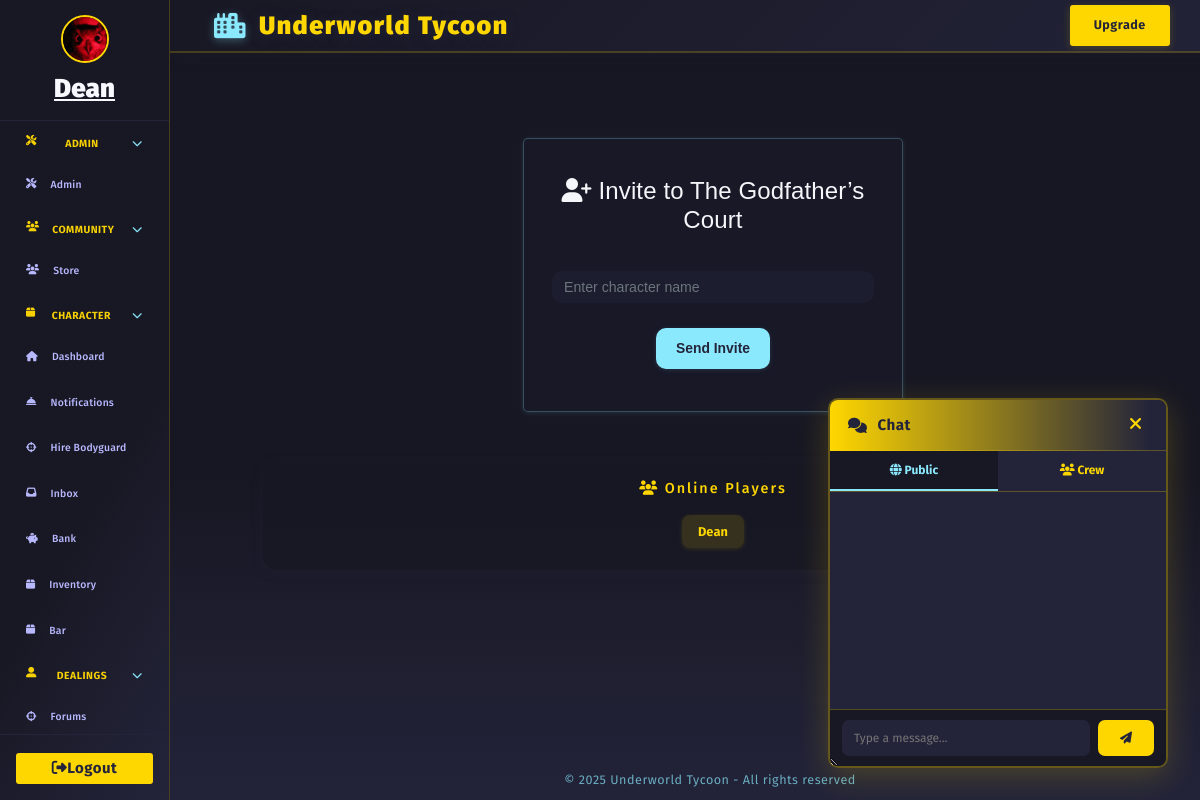
/invite_to_crew (signed in), run on the app's committed database.
### models/character.py (models this page shows, shortened)
class Character(db.Model):
    __tablename__ = 'character'
    id = db.Column(db.Integer, primary_key=True)
    user_id = db.Column(db.Integer, db.ForeignKey('user.id'), nullable=True)
    user = db.relationship('User', backref=db.backref('linked_character', overlaps="linked_characters"), foreign_keys=[user_id], overlaps="linked_characters")
    name = db.Column(db.String(64), unique=True, nullable=False)
    bodyguards = db.Column(db.Integer, default=0)
    date_created = db.Column(db.DateTime, nullable=True, default=datetime.utcnow)
    health = db.Column(db.Integer, default=100)
    money = db.Column(db.Integer, default=250)
    level = db.Column(db.Integer, default=1)
    xp = db.Column(db.Integer, default=0)
    last_crime_time = db.Column(db.DateTime, nullable=True)
    last_travel_time = db.Column(db.DateTime, nullable=True)
    city = db.Column(db.String(64), default="New York")
    gun_id = db.Column(db.Integer, db.ForeignKey('shop_item.id'))
    gun = db.relationship('ShopItem', foreign_keys=[gun_id])
    in_jail = db.Column(db.Boolean, default=False)
    jail_until = db.Column(db.DateTime, nullable=True)
    bar_timer = db.Column(db.DateTime, nullable=True)
    bar_cooldown = db.Column(db.DateTime, nullable=True)  # New field for bar cooldown
    crime_group_id = db.Column(db.Integer, db.ForeignKey('organized_crime.id'))
    crime_group = db.relationship("OrganizedCrime", back_populates="members", foreign_keys=[crime_group_id])
    master_id = db.Column(db.Integer, db.ForeignKey('user.id'))
    equipped_gun_id = db.Column(db.Integer, db.ForeignKey('gun.id'), nullable=True)
    equipped_gun = db.relationship('Gun', foreign_keys=[equipped_gun_id])
    earn_streak = db.Column(db.Integer, default=0)
    last_earned = db.Column(db.DateTime, nullable=True)
    is_alive = db.Column(db.Boolean, default=True)
    profile_image = db.Column(db.String(255), nullable=True)
    crew_id = db.Column(db.Integer, db.ForeignKey('crew.id'))
    linked_user = db.relationship('User', foreign_keys=[user_id], overlaps="linked_character,linked_characters,user")
    crew = db.relationship('Crew', backref='characters')
    bio = db.Column(db.Text, default="")
    bodyguard_names = db.Column(db.Text, default="[]")  # Store as JSON list of names
    steal_cooldown = db.Column(db.DateTime, nullable=True)
    kills = db.Column(db.Integer, default=0)

### models/crew.py (models this page shows)
class Crew(db.Model):
    __tablename__ = 'crew'
    id = db.Column(db.Integer, primary_key=True)
    name = db.Column(db.String(150), unique=True, nullable=False)
    members = db.relationship('User', backref='crew', lazy=True)
    city = db.Column(db.String(64), nullable=False)
    bank_balance = db.Column(db.Integer, default=0, nullable=False)

### app.py (the view, shortened to what this page needs)
@app.route('/invite_to_crew', methods=['GET', 'POST'])
@login_required
def invite_to_crew():
    character = Character.query.filter_by(master_id=current_user.id, is_alive=True).first()
    if not character or not character.crew_id:
        flash("You must be in a crew to invite others.")
        return redirect(url_for('dashboard'))
    crew_id = character.crew_id
    crew = Crew.query.get(crew_id)
    form = InviteToCrewForm()
    return render_template('invite_to_crew.html', crew=crew, form=form, character=character)

### models/forms.py
class InviteToCrewForm(FlaskForm):
    username = StringField('Username', validators=[DataRequired()])
    submit = SubmitField('Send Invite')

class UpgradeForm(FlaskForm):
    submit = SubmitField('Upgrade')

### app.py (called while the page is built)
@app.before_request
def update_last_seen():
    if current_user.is_authenticated:
        now = datetime.utcnow()
        if not current_user.last_seen or (now - current_user.last_seen).seconds > 1:
            current_user.last_seen = now
            db.session.commit()

@app.before_request
def enable_sqlite_fk():
    if db.engine.url.drivername == 'sqlite':
        with db.engine.connect() as conn:
            conn.execute(db.text("PRAGMA foreign_keys=ON"))

@login_manager.user_loader
def load_user(user_id):
    return db.session.get(User, int(user_id))

@app.context_processor
def inject_upgrade_form():
    return dict(upgrade_form=UpgradeForm())

@app.context_processor
def inject_user():
    return dict(user=current_user)

@app.context_processor
def inject_current_character():
    from flask_login import current_user
    if current_user.is_authenticated:
        character = Character.query.filter_by(master_id=current_user.id, is_alive=True).first()
        return dict(current_character=character)
    return dict(current_character=None)

@app.context_processor
def inject_is_godfather():
    if current_user.is_authenticated:
        character = Character.query.filter_by(master_id=current_user.id, is_alive=True).first()
        if character and Godfather.query.filter_by(character_id=character.id).first():
            return dict(is_godfather=True)
    return dict(is_godfather=False)

@app.context_processor
def inject_now():
    from datetime import datetime
    return {'now': datetime.utcnow}

@app.context_processor
def inject_chat_form():
    return dict(chat_form=ChatForm())

### templates/invite_to_crew.html (shortened to what this page needs)
{% extends "base.html" %}
{% block content %}
<div class="invite-container">
    <h2>
        <i class="fas fa-user-plus"></i> Invite to {{ crew.name }}
    </h2>
    <form method="POST">
        {{ form.username(class_="form-control", placeholder="Enter character name") }}
        {{ form.submit(class_="btn btn-primary") }}
    </form>
</div>
{% endblock %}

### templates/base.html (shortened to what this page needs)
<!DOCTYPE html>
<html lang="en">
<head>
  <link rel="stylesheet" href="https://cdn.jsdelivr.net/npm/bootstrap@4.6.2/dist/css/bootstrap.min.css">
  <link rel="stylesheet" href="https://cdnjs.cloudflare.com/ajax/libs/font-awesome/6.4.2/css/all.min.css">
</head>
<body style="background: #181824; color: #f5f6fa;" class="fade-in">
  <div class="layout-root fade-in" style="position:relative; z-index:1; min-height:100vh;">
    {% block sidebar %}
    {% set hide_sidebar = request.endpoint in ['login', 'register'] %}
    {% if not hide_sidebar %}
    <div class="sidebar" id="sidebar" style="z-index:300; position:fixed; left:0; top:0; height:100vh;">
      {% if current_user.is_authenticated %}
        <div class="sidebar-user">
          {% set character = current_character %}
          {% if character and character.profile_image %}
            <img
              src="{{ url_for('static', filename=character.profile_image) if not character.profile_image.startswith('http') else character.profile_image }}"
              class="crew-avatar"
              alt="avatar"
              style="width:48px;height:48px;border-radius:50%;margin-bottom:6px;border:2px solid #ffd700;object-fit:cover;"
            >
          {% else %}
            <i id="char-name" class="fas fa-user-circle"></i>
          {% endif %}
          {% if character %}
            <a href="{{ url_for('profile_by_id', char_id=character.id) }}" style="color:inherit; text-decoration: underline;">
              <strong>{{ character.name }}</strong>
            </a>
          {% else %}
            <span><strong>No character</strong></span>
          {% endif %}
        </div>
      {% endif %}
      <div class="sidebar-nav" style="width:100%;height:100%;overflow-y:auto;">
        {% if current_user.is_authenticated and current_user.is_admin %}
        <div class="sidebar-category">
          <div class="sidebar-category-title collapsible" onclick="toggleSidebarCategory(this)">
            <i class="fas fa-tools"></i>&nbsp;Admin
            <span class="collapse-arrow"><i class="fas fa-chevron-down"></i></span>
          </div>
          <div class="sidebar-subnav" style="display:flex;flex-direction:column;">
            <a href="{{ url_for('admin.admin_dashboard') }}" class="{% if request.endpoint == 'admin.index' %}active{% endif %}">
              <i class="fas fa-tools"></i> <span>Admin</span>
            </a>
          </div>
        </div>
        {% endif %}
        <div class="sidebar-category">
          <div class="sidebar-category-title collapsible" onclick="toggleSidebarCategory(this)">
            <i class="fas fa-users"></i>&nbsp;Community
            <span class="collapse-arrow"><i class="fas fa-chevron-down"></i></span>
          </div>
          <div class="sidebar-subnav">
            <a href="{{ url_for('mtx') }}" class="{% if request.endpoint == 'mtx' %}active{% endif %}">
              <i class="fas fa-users"></i> <span>Store</span>
            </a>
          </div>
        </div>
        {% if current_character.in_jail == 0 %}
        <div class="sidebar-category">
          <div class="sidebar-category-title collapsible" onclick="toggleSidebarCategory(this)">
            <i class="fas fa-box"> </i>&nbsp;Character
            <span class="collapse-arrow"><i class="fas fa-chevron-down"></i></span>
          </div>
          <div class="sidebar-subnav" style="display:flex;flex-direction:column;">
            <a href="{{ url_for('dashboard') }}" class="{% if request.endpoint == 'dashboard' %}active{% endif %}">
              <i class="fas fa-home"></i> <span>Dashboard</span>
            </a>
            <a href="{{ url_for('notifications') }}" class="{% if request.endpoint == 'notifications' %}active{% endif %}">
              <i class="fas fa-concierge-bell"></i> <span>Notifications</span>
            </a>
            <a href="{{ url_for('hire_bodyguard') }}" class="{% if request.endpoint == 'hire_bodyguard' %}active{% endif %}">
              <i class="fas fa-crosshairs"></i> <span>Hire Bodyguard</span>
            </a>
            <a href="{{ url_for('inbox') }}" class="{% if request.endpoint == 'inbox' %}active{% endif %}">
              <i class="fas fa-inbox"></i> <span>Inbox</span>
            </a>
            <a href="{{ url_for('bank') }}" class="{% if request.endpoint == 'bank' %}active{% endif %}">
              <i class="fas fa-piggy-bank"></i> <span>Bank</span>
            </a>
            <a href="{{ url_for('inventory') }}" class="{% if request.endpoint == 'inventory' %}active{% endif %}">
              <i class="fas fa-box"></i> <span>Inventory</span>
            </a>
            <a href="{{ url_for('send_beer') }}" class="{% if request.endpoint == 'send_beer' %}active{% endif %}">
              <i class="fas fa-box"></i> <span>Bar</span>
            </a>
          </div>
        </div>
        {% endif %}
        {% if current_character.in_jail == 0 %}
        <div class="sidebar-category">
          <div class="sidebar-category-title collapsible" onclick="toggleSidebarCategory(this)">
            <i class="fas fa-user-alt"></i>&nbsp;Dealings
            <span class="collapse-arrow"><i class="fas fa-chevron-down"></i></span>
          </div>
          <div class="sidebar-subnav">
            <a href="{{ url_for('forums') }}" class="{% if request.endpoint == 'forums' %}active{% endif %}">
              <i class="fas fa-crosshairs"></i> <span>Forums</span>
            </a>
          </div>
        </div>
        {% endif %}
      </div>
      <div class="sidebar-footer">
        {% if current_user.is_authenticated %}
        <a href="{{ url_for('logout') }}" class="btn"><i id="fas-fa" class="fas fa-sign-out-alt"></i><span>Logout</span> </a>
        {% endif %}
      </div>
    </div>
    {% endif %}
    {% set main_area_style = 'min-height:100vh;' + (' margin-left:220px;' if not hide_sidebar else '') %}
    {% if not hide_sidebar %}
      {% set topbar_style = 'position:fixed; top:0; z-index:100; left: 170px; width: calc(100vw - 170px);' %}
    {% else %}
      {% set topbar_style = 'position:fixed; top:0; z-index:100; left:0; width:100vw;' %}
    {% endif %}
    <div class="main-area" style="{{ main_area_style }}">
      <header class="topbar" style="{{ topbar_style }}">
        <span class="topbar-title">
          <i class="fas fa-city"></i> <a href="/"> {%block topbar_title %}Underworld Tycoon{% endblock %}</a>
        </span>
        <div class="topbar-actions">
          {% block topbar_actions %}
          {% if current_user.is_authenticated and not current_user.premium %}
          <form action="{{ url_for('upgrade') }}" method="post" class="d-inline">
            {{ upgrade_form.submit(class_="btn") }}
          </form>
          {% elif current_user.is_authenticated and current_user.premium %}
          <span class="badge">
            <i class="fas fa-crown"></i> Premium
          </span>
          {% endif %}
          {% endblock %}
        </div>
      </header>
      <main class="content-area" style="margin-top:70px;">
        {% block content %}{% endblock %}
  <link rel="stylesheet" href="https://cdn.jsdelivr.net/npm/github-markdown-css@5.5.1/github-markdown.min.css">
{% if current_user.is_authenticated %}
  <div class="online-card-container" style="margin-top: 24px; justify-content: center;">
    <div class="online-card" style="flex-direction: column; max-width: 900px; background: rgba(24,24,36,0.92); box-shadow: 0 2px 12px #23243a55; border-radius: 14px; padding: 18px 24px;">
      <div class="online-card-header" style="margin-bottom: 10px; text-align: center;">
        <h1 style="font-size:1.2rem; color:#ffd700; margin:0 0 8px 0;"><i class="fas fa-users"></i> Online Players</h1>
      </div>
      <div style="display: flex; flex-wrap: wrap; gap: 12px; align-items: center; justify-content: center;">
        <span style="background: #ffd70022; color: #ffd700; font-weight: 700; border-radius: 8px; padding: 7px 16px; margin-bottom: 4px; box-shadow: 0 1px 4px #ffd70022;">{{ character.name }}</span>
      </div>
    </div>
  </div>
{% endif %}
      </main>
      <footer>
        &copy; {{ current_year if current_year else "2025" }} Underworld Tycoon - All rights reserved
      </footer>
    </div>
    {% if current_user.is_authenticated %}
    <div id="floating-chat">
      <div class="chat-header">
        <span class="chat-title"><i class="fas fa-comments"></i> Chat</span>
        <button type="button" class="chat-close" onclick="toggleChat()" title="Close chat">
          <i class="fas fa-times"></i>
        </button>
      </div>
      <div class="chat-tabs">
        <button type="button" id="tab-public" class="chat-tab active-tab" onclick="switchTab('public')">
          <i class="fas fa-globe"></i> Public
        </button>
        <button type="button" id="tab-crew" class="chat-tab" onclick="switchTab('crew')">
          <i class="fas fa-users"></i> Crew
        </button>
      </div>
      <div id="chat-messages" class="chat-messages"></div>
      <form id="chat-form" method="POST" autocomplete="off">
        {{ chat_form.message(id="chat-input", maxlength=250, placeholder="Type a message...") }}
        <button type="submit" id="chat-submit"><i class="fas fa-paper-plane"></i></button>
      </form>
    </div>
    {% endif %}
  </div>
</body>
</html>
{% endblock %}

### templates/invite_to_crew.html (style rules this page uses)
.invite-container { max-width: 380px; width: 380px; margin: 50px auto; background: rgba(25, 25, 40, 0.98); border-radius: 5px; box-shadow: 0 1px 5px #8be9fd22; padding: 38px 28px 32px 28px; border: 1.5px solid #8be9fd44; color: #f5f6fa; font-family: "geo", sans-serif; text-align: center; position: relative; overflow: hidden; }
.invite-container h2 { margin-bottom: 36px; }
.invite-container input[type="text"], .invite-container input[type="search"] { margin-bottom: 25px; padding: 12px; border-radius: 10px; border: none; outline: none; width: 100%; background: #1c1d2f; color: #f5f6fa; font-size: 1.1em; }
.invite-container button[type="submit"], .invite-container input[type="submit"] { padding: 10px 20px; background: #8be9fd; color: #23243a; border: none; font-weight: 700; border-radius: 10px; margin-bottom: 10px; transition: background 0.18s, color 0.18s, box-shadow 0.18s; box-shadow: 0 1px 5px #8be9fd22; cursor: pointer; }

### data on the page
Character: profile_image (picture), name "Dean"
Crew: name "The Godfather’s Court"

### other printed values
{{ current_year if current_year else "2025" }} "2025"
